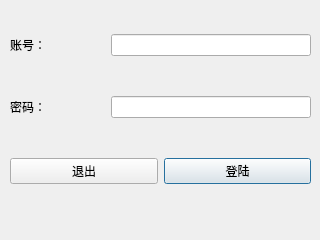
<?xml version="1.0" encoding="UTF-8"?>
<ui version="4.0">
 <class>DialogLogin</class>
 <widget class="QDialog" name="DialogLogin">
  <property name="geometry">
   <rect>
    <x>0</x>
    <y>0</y>
    <width>320</width>
    <height>240</height>
   </rect>
  </property>
  <property name="minimumSize">
   <size>
    <width>320</width>
    <height>240</height>
   </size>
  </property>
  <property name="maximumSize">
   <size>
    <width>320</width>
    <height>240</height>
   </size>
  </property>
  <property name="windowTitle">
   <string>登陆</string>
  </property>
  <widget class="QWidget" name="layoutWidget">
   <property name="geometry">
    <rect>
     <x>10</x>
     <y>0</y>
     <width>301</width>
     <height>221</height>
    </rect>
   </property>
   <layout class="QGridLayout" name="gridLayout">
    <item row="0" column="0">
     <layout class="QHBoxLayout" name="horizontalLayout_2">
      <item>
       <widget class="QLabel" name="label">
        <property name="text">
         <string>账号：</string>
        </property>
       </widget>
      </item>
      <item>
       <spacer name="horizontalSpacer">
        <property name="orientation">
         <enum>Qt::Horizontal</enum>
        </property>
        <property name="sizeHint" stdset="0">
         <size>
          <width>10</width>
          <height>20</height>
         </size>
        </property>
       </spacer>
      </item>
      <item>
       <widget class="QLineEdit" name="lineEdit">
        <property name="minimumSize">
         <size>
          <width>200</width>
          <height>21</height>
         </size>
        </property>
       </widget>
      </item>
     </layout>
    </item>
    <item row="1" column="0">
     <layout class="QHBoxLayout" name="horizontalLayout_3">
      <item>
       <widget class="QLabel" name="label_2">
        <property name="text">
         <string>密码：</string>
        </property>
       </widget>
      </item>
      <item>
       <spacer name="horizontalSpacer_2">
        <property name="orientation">
         <enum>Qt::Horizontal</enum>
        </property>
        <property name="sizeHint" stdset="0">
         <size>
          <width>10</width>
          <height>20</height>
         </size>
        </property>
       </spacer>
      </item>
      <item>
       <widget class="QLineEdit" name="lineEdit_2">
        <property name="minimumSize">
         <size>
          <width>200</width>
          <height>21</height>
         </size>
        </property>
       </widget>
      </item>
     </layout>
    </item>
    <item row="2" column="0">
     <layout class="QHBoxLayout" name="horizontalLayout">
      <item>
       <widget class="QPushButton" name="pushButton_2">
        <property name="text">
         <string>退出</string>
        </property>
       </widget>
      </item>
      <item>
       <widget class="QPushButton" name="pushButton">
        <property name="text">
         <string>登陆</string>
        </property>
        <property name="default">
         <bool>true</bool>
        </property>
       </widget>
      </item>
     </layout>
    </item>
   </layout>
  </widget>
 </widget>
 <resources/>
 <connections/>
</ui>
